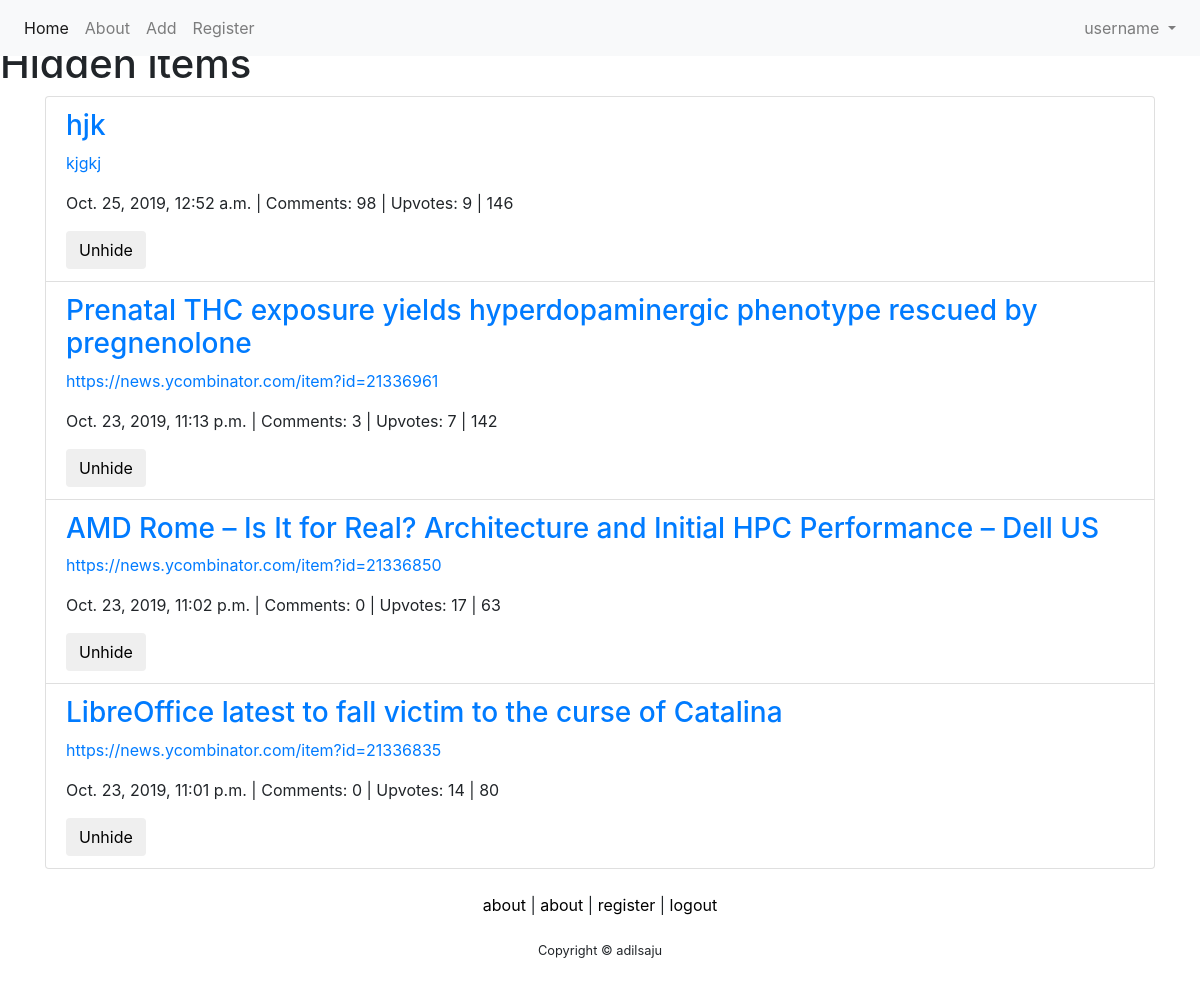
Page /hidden/ (signed in) on the committed database.
### main_site/models.py (models this page shows, shortened)
class NewsItem(models.Model):
    url = models.CharField(max_length=500, default="",unique=True)
    title = models.CharField(max_length=500, default="")
    hacker_news_url = models.CharField(max_length=500, default="")
    posted_on = models.DateTimeField(default=datetime.now)
    upvote_count = models.IntegerField(default=0)
    comment_count = models.IntegerField(default=0)
    users = models.ManyToManyField(User, verbose_name="Readers", related_name="reads")

### main_site/views.py (the view)
# urls.py: path('hidden/', views.hidden),
@csrf_exempt
@login_required(login_url='/accounts/login')
def hidden(request):
    news=NewsItem.objects.filter(users=request.user).order_by('posted_on')
    context={'news_items':news}
    return render(request, "hidden-view.html", context)

### main_site/templates/hidden-view.html (shortened to what this page needs)
{% extends 'base.html' %}
{% block content_body %}
    <h1>Hidden items</h1>
    <div class="container">
        <ul id="news_items" class="list-group">
            {% for item in news_items reversed %}
            <li class="list-group-item">
                <div>
                    <h3><a href="{{ item.url }}">{{item.title}}</a></h3>
                    <p><a href="{{ item.hacker_news_url }}">{{ item.hacker_news_url }}</a></p>
                    <p>
                        <span>{{ item.posted_on }}</span> |
                        <span>Comments: {{ item.comment_count }}</span> |
                        <span>Upvotes: {{ item.upvote_count }}</span> |
                        <span>{{ item.id }}</span>
                    </p>
                    <div>
                            <button class="unhide-button btn">Unhide</button>
                    </div>
                </div>
            </li>
            {% endfor %}
        </ul>
    </div>
{% endblock content_body %}

### rows in the picture
NewsItem: title "hjk", hacker_news_url "kjgkj", posted_on "Oct. 25, 2019, 12:52 a.m.", comment_count "98", upvote_count "9", id "146"
NewsItem: title "Prenatal THC exposure yields hyperdopaminergic phenotype rescued by pregnenolone", hacker_news_url "https://news.ycombinator.com/item?id=21336961", posted_on "Oct. 23, 2019, 11:13 p.m.", comment_count "3", upvote_count "7", id "142"
NewsItem: title "AMD Rome – Is It for Real? Architecture and Initial HPC Performance – Dell US", hacker_news_url "https://news.ycombinator.com/item?id=21336850", posted_on "Oct. 23, 2019, 11:02 p.m.", comment_count "0", upvote_count "17", id "63"
NewsItem: title "LibreOffice latest to fall victim to the curse of Catalina", hacker_news_url "https://news.ycombinator.com/item?id=21336835", posted_on "Oct. 23, 2019, 11:01 p.m.", comment_count "0", upvote_count "14", id "80"
